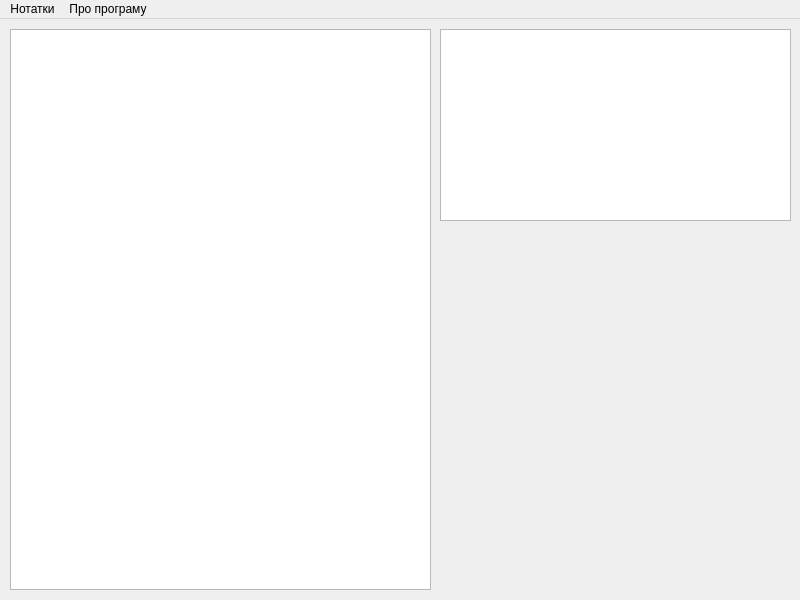
<?xml version="1.0" encoding="UTF-8"?>
<ui version="4.0">
 <class>NoteWindow</class>
 <widget class="QMainWindow" name="NoteWindow">
  <property name="geometry">
   <rect>
    <x>0</x>
    <y>0</y>
    <width>800</width>
    <height>600</height>
   </rect>
  </property>
  <property name="windowTitle">
   <string>NoteWindow</string>
  </property>
  <widget class="QWidget" name="centralwidget">
   <widget class="QListWidget" name="categoriesListWidget">
    <property name="geometry">
     <rect>
      <x>440</x>
      <y>10</y>
      <width>351</width>
      <height>192</height>
     </rect>
    </property>
   </widget>
   <widget class="QListWidget" name="notesListWidget">
    <property name="geometry">
     <rect>
      <x>10</x>
      <y>10</y>
      <width>421</width>
      <height>561</height>
     </rect>
    </property>
   </widget>
  </widget>
  <widget class="QMenuBar" name="menubar">
   <property name="geometry">
    <rect>
     <x>0</x>
     <y>0</y>
     <width>800</width>
     <height>22</height>
    </rect>
   </property>
   <widget class="QMenu" name="menu">
    <property name="title">
     <string>Нотатки</string>
    </property>
    <addaction name="createAction"/>
    <addaction name="exitAction"/>
   </widget>
   <widget class="QMenu" name="menu_2">
    <property name="title">
     <string>Про програму</string>
    </property>
    <addaction name="aboutAction"/>
   </widget>
   <addaction name="menu"/>
   <addaction name="menu_2"/>
  </widget>
  <action name="createAction">
   <property name="text">
    <string>Створити</string>
   </property>
  </action>
  <action name="exitAction">
   <property name="text">
    <string>Вихід</string>
   </property>
  </action>
  <action name="aboutAction">
   <property name="text">
    <string>Про програму</string>
   </property>
  </action>
 </widget>
 <resources/>
 <connections/>
</ui>
